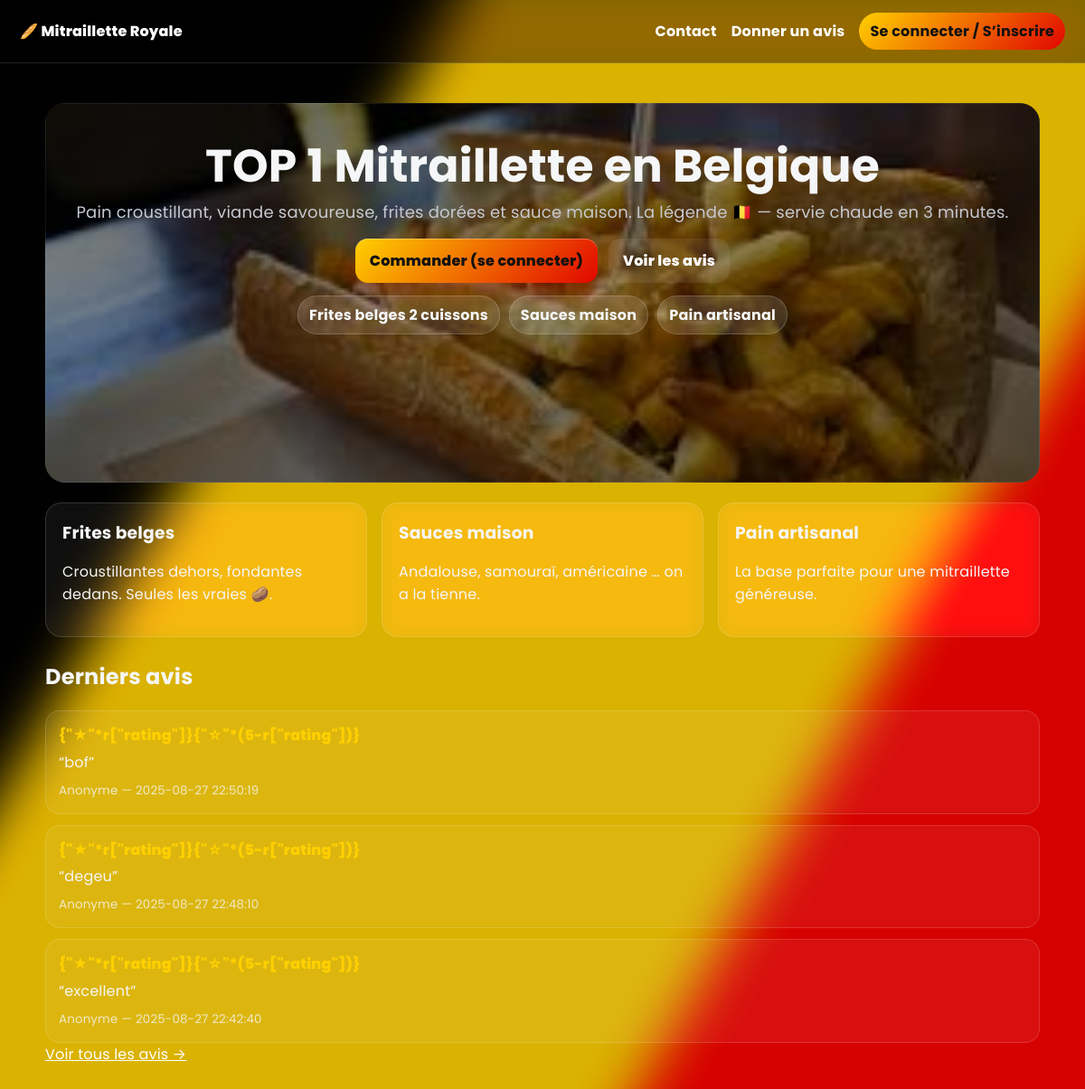
The page / on the database its author committed.
### tables this page shows
CREATE TABLE reviews(
      id INTEGER PRIMARY KEY AUTOINCREMENT,
      author_email TEXT,
      rating INTEGER CHECK(rating BETWEEN 1 AND 5) NOT NULL,
      comment TEXT NOT NULL,
      created_at TIMESTAMP DEFAULT CURRENT_TIMESTAMP
    );

### app.py (the view)
@app.get("/")
def home():
    conn = get_db()
    rows = conn.execute("""
      SELECT author_email, rating, comment, created_at
      FROM reviews ORDER BY created_at DESC LIMIT 3
    """).fetchall()
    conn.close()
    return render_template("home.html", last_reviews=rows)

### app.py (called while the page is built)
def get_db():
    conn = sqlite3.connect(DB_PATH)
    conn.row_factory = sqlite3.Row
    return conn

### templates/home.html (shortened to what this page needs)
{% extends "base.html" %}
{% block content %}
<section class="hero hero--with-photo">
  <div class="hero__media" role="img" aria-label="Mitraillette belge croustillante"></div>
  <div class="hero__overlay"></div>
  <div class="hero__inner">
    <h1 class="display">TOP 1 Mitraillette en Belgique</h1>
    <p class="lead">
      Pain croustillant, viande savoureuse, frites dorées et sauce maison.
      La légende 🇧🇪 — servie chaude en 3 minutes.
    </p>
    <div class="hero__cta">
      <a class="btn btn--primary" href="{{ url_for('auth') }}">Commander (se connecter)</a>
      <a class="btn btn--ghost" href="{{ url_for('avis') }}">Voir les avis</a>
    </div>
    <div class="hero__badges">
      <span class="badge">Frites belges 2 cuissons</span>
      <span class="badge">Sauces maison</span>
      <span class="badge">Pain artisanal</span>
    </div>
  </div>
</section>
<section class="features">
  <article class="card">
    <h3>Frites belges</h3>
    <p>Croustillantes dehors, fondantes dedans. Seules les vraies 🥔.</p>
  </article>
  <article class="card">
    <h3>Sauces maison</h3>
    <p>Andalouse, samouraï, américaine … on a la tienne.</p>
  </article>
  <article class="card">
    <h3>Pain artisanal</h3>
    <p>La base parfaite pour une mitraillette généreuse.</p>
  </article>
</section>
<section class="reviews">
  <h2>Derniers avis</h2>
  {% if last_reviews %}
    <ul class="review-list">
      {% for r in last_reviews %}
      <li class="review">
        <div class="stars">{"★"*r["rating"]}{"☆"*(5-r["rating"])}</div>
        <p class="review__text">“{{ r["comment"] }}”</p>
        <small class="review__meta">{{ r["author_email"] or "Anonyme" }} — {{ r["created_at"] }}</small>
      </li>
      {% endfor %}
    </ul>
    <a class="link" href="{{ url_for('avis') }}">Voir tous les avis →</a>
  {% else %}
    <p class="muted">Pas encore d’avis. Soyez le premier !</p>
  {% endif %}
</section>
{% endblock %}

### static/site.css (style rules this page uses)
:root { --bg:#0a0a0a; --surface:rgba(255,255,255,.06); --stroke:rgba(255,255,255,.14); --text:#f5f6f7; --muted:#c7c9d1; --primary:#ffd000; --danger:#e10600; }
html,body { height:100% }
body { margin:0; color:var(--text); background:var(--bg); font-family: "Poppins", system-ui, -apple-system, Segoe UI, Roboto, Arial, sans-serif; letter-spacing:.2px; position:relative; overflow-x:hidden; }
body::before { content:""; position:fixed; inset:-20%; z-index:-2; pointer-events:none; opacity:.85; background: linear-gradient(120deg, #000 0%, #000 33.33%, transparent 33.33%), linear-gradient(120deg, transparent 33.33%, #ffd000 33.33%, #ffd000 66.66%, transparent 66.66%), linear-gradient(120deg, transparent 66.66%, #e10600 66.66%, #e10600 100%); filter: blur(30px) saturate(115%); animation: float 26s ease-in-out infinite alternate; }
.display { font-size: clamp(34px, 4.2vw, 56px); line-height:1.05; margin:0 0 10px }
.lead { color:var(--muted); font-size: clamp(15px, 1.8vw, 18px); margin:0 0 16px }
.hero { position:relative; margin:14px auto 10px; border-radius:22px; overflow:hidden }
.hero--with-photo { min-height:420px }
.hero__media { position:absolute; inset:0; z-index:-2; background:url('/static/mitraillette-hero/mitraillette-hero.jpg') center/cover no-repeat; transform: scale(1.02); }
.hero__overlay { position:absolute; inset:0; z-index:-1; background: radial-gradient(1200px 600px at 10% -10%, rgba(0,0,0,.5), transparent 60%), linear-gradient(0deg, rgba(0,0,0,.45), rgba(0,0,0,.35)); box-shadow: inset 0 0 0 1px rgba(255,255,255,.08); }
.hero__inner { padding:44px 28px; text-align:center }
.hero__badges { display:flex; flex-wrap:wrap; gap:10px; justify-content:center; margin-top:14px }
.badge { display:inline-block; padding:8px 12px; border-radius:999px; background:rgba(255,255,255,.12); border:1px solid rgba(255,255,255,.18); font-weight:700 }
.hero__cta { display:flex; gap:12px; justify-content:center; margin:16px 0 4px }
.btn { display:inline-block; font-weight:800; text-decoration:none; cursor:pointer; border:0 }
.btn--primary { padding:12px 16px; border-radius:14px; color:#111; background:linear-gradient(135deg, var(--primary), var(--danger)); box-shadow:0 14px 28px rgba(225,6,0,.25), inset 0 1px 0 rgba(255,255,255,.3); }
.btn--ghost { padding:12px 16px; border-radius:14px; color:#fff; border:1px solid rgba(255,255,255,.3); background:rgba(255,255,255,.08) }
.features { display:grid; gap:16px; grid-template-columns:repeat(auto-fit,minmax(260px,1fr)); margin:22px 0 10px }
.card { padding:18px; border-radius:18px; background:var(--surface); border:1px solid var(--stroke); backdrop-filter:saturate(160%) blur(10px) }
.card h3 { margin:0 0 8px }
.reviews { margin:26px 0 }
.review-list { list-style:none; padding:0; margin:0; display:grid; gap:12px }
.review { padding:14px; border-radius:16px; background:var(--surface); border:1px solid var(--stroke) }
.review__text { margin:.3rem 0 }
.review__meta { opacity:.8 }
.stars { color:var(--primary); margin-bottom:4px }
.link { color:#fff; text-decoration:underline }
.btn { appearance:none; border:0; outline:0; font-weight:800; text-decoration:none; text-align:center }
.review .stars { color:#ffd000; font-weight:800 }

### rows shown on the page
reviews: comment "bof", r "Anonyme", created_at "2025-08-27 22:50:19"
reviews: comment "degeu", r "Anonyme", created_at "2025-08-27 22:48:10"
reviews: comment "excellent", r "Anonyme", created_at "2025-08-27 22:42:40"
